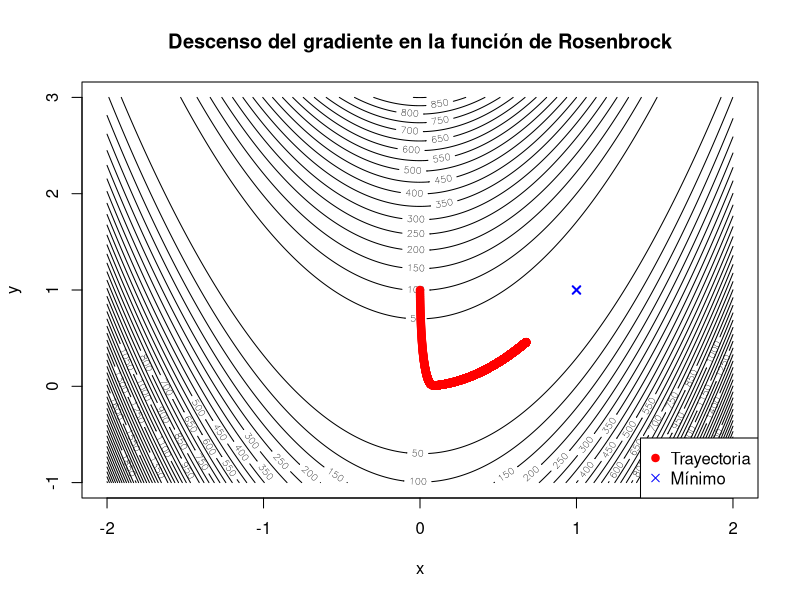

The R source for this figure:
# Función objetivo
f <- function(x) {
  return((1 - x[1])^2 + 100 * (x[2] - x[1]^2)^2)
}

# Gradiente de la función
grad_f <- function(x) {
  dx <- -2 * (1 - x[1]) - 400 * x[1] * (x[2] - x[1]^2)
  dy <- 200 * (x[2] - x[1]^2)
  return(c(dx, dy))
}

# Parámetros
alpha <- 0.0001              # Puedes experimentar con 0.0001, 0.001, 0.01, etc.
max_iter <- 10000
tol <- 1e-6
x_actual <- c(0, 1)        # Cambia este punto inicial para probar casos distintos

# Para guardar la trayectoria
x_vals <- matrix(nrow = 0, ncol = 2)
f_vals <- numeric()

# Método descenso del gradiente
for (i in 1:max_iter) {
  # Guardar el punto actual y el valor de f(x)
  x_vals <- rbind(x_vals, x_actual)
  f_vals <- c(f_vals, f(x_actual))
  
  grad <- grad_f(x_actual)
  x_nuevo <- x_actual - alpha * grad
  
  if (sqrt(sum(grad^2)) < tol) {
    x_actual <- x_nuevo
    x_vals <- rbind(x_vals, x_actual)
    f_vals <- c(f_vals, f(x_actual))
    break
  }
  
  x_actual <- x_nuevo
}

# Resultado
resultados <- list(minimo = f(x_actual),
                   objetivo = x_actual,
                   iteraciones = i)
print(resultados)

# Crear una malla de valores para las curvas de nivel
x_seq <- seq(-2, 2, length.out = 400)
y_seq <- seq(-1, 3, length.out = 400)
z <- outer(x_seq, y_seq, Vectorize(function(x, y) f(c(x, y))))

# Graficar curvas de nivel

x11()

contour(x_seq, y_seq, z, nlevels = 50,
        xlab = "x", ylab = "y", main = "Descenso del gradiente en la función de Rosenbrock")

# Trayectoria del algoritmo
points(x_vals[,1], x_vals[,2], type = "o", col = "red", pch = 19)

# Mínimo teórico en (1,1)
points(1, 1, col = "blue", pch = 4, lwd = 2)

legend("bottomright", legend = c("Trayectoria", "Mínimo"),
       col = c("red", "blue"), pch = c(19, 4))


